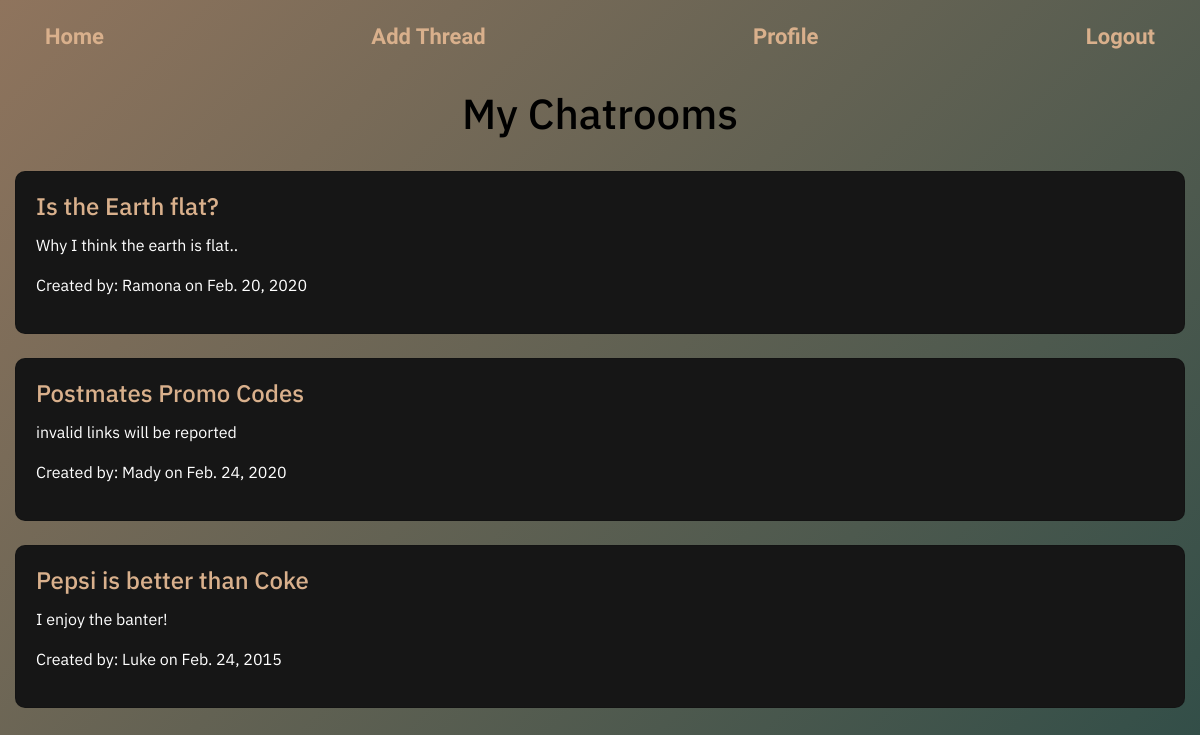
Page /my_chat (signed in) on the committed database.
### chat/models.py (models this page shows, shortened)
class Chatroom(models.Model):
    name = models.CharField(max_length = 255)
    description = models.TextField()
    posted = models.DateField(default=datetime.date.today)
    owner = models.ForeignKey(User, on_delete = models.CASCADE, related_name='chat')
    users = models.ManyToManyField(User, related_name = 'chatrooms')

### chat/views.py (the view)
# urls.py: path('my_chat', views.ChatroomListView.as_view(), name = 'my_chat'),
class ChatroomListView(generic.ListView):
    template_name = 'chat/my_chat.html'
    model = Chatroom
    def get_queryset(self):
        return Chatroom.objects.filter(users=self.request.user)

### chat/templates/chat/my_chat.html (shortened to what this page needs)
{% extends 'base.html' %}
{% block content %}
<div class='row justify-content-center'>
<h2>My Chatrooms</h2>
</div>
{% for chatroom in object_list %}
<div class="row no-gutters mt-4 mb-4">
    <div class="col-md-12">
        <div class="card">
            <div class="card-body">
                {% if user in chatroom.users.all %}
                    <h5 class="card-title"><a href="{% url 'chat:detail' chatroom.id %}">{{chatroom.name}}</a></h5>
                    <p>{{ chatroom.description }}</p>
                    <p>Created by: {{ chatroom.owner }} on {{ chatroom.posted }}</p>
                {% else %}
                    <h5 class="card-title">{{chatroom.name}}</h5>
                    <p>{{ chatroom.description }}</p>
                    <p>Created by: {{ chatroom.owner }} on {{ chatroom.posted }}</p>
                {% endif %}
            </div>
        </div>
    </div>
</div>
{% endfor %}
{% endblock content %}

### static/css/styles.css (style rules this page uses)
body { font-family: 'IBM Plex Sans','Work Sans', 'Space Mono'; }
h2 { text-align: center; font-size: 42px; }
p { color: #fff; font-family: 'IBM Plex Sans'; }
h5, a { color: #D9B08C; font-size: 24px; }
.card { background-color: rgb(22, 22, 22); border-radius: 10px; }

### rows in the picture
Chatroom: name "Is the Earth flat?", description "Why I think the earth is flat..", owner "Ramona", posted "Feb. 20, 2020"
Chatroom: name "Postmates Promo Codes", description "invalid links will be reported", owner "Mady", posted "Feb. 24, 2020"
Chatroom: name "Pepsi is better than Coke", description "I enjoy the banter!", owner "Luke", posted "Feb. 24, 2015"
